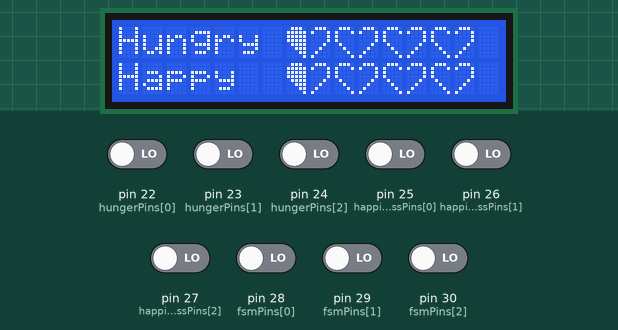
Simulated run of this sketch. Board: Arduino Mega 2560, built with avr-gcc and run on an emulated ATmega2560. Shown: 16×2 character LCD. The test bench sets the inputs (shaded band); at power-on: pin 22 (hungerPins[0]), pin 23 (hungerPins[1]), pin 24 (hungerPins[2]), pin 25 (happinessPins[0]), pin 26 (happinessPins[1]), pin 27 (happinessPins[2]), pin 28 (fsmPins[0]), pin 29 (fsmPins[1]), pin 30 (fsmPins[2]) LOW. What the sketch prints to the serial monitor is not drawn.

Above: at 1.2 s.
1.3 s: pin 28 (fsmPins[0]) driven HIGH
3.0 s: pin 30 (fsmPins[2]) driven HIGH
At 4.5 s:
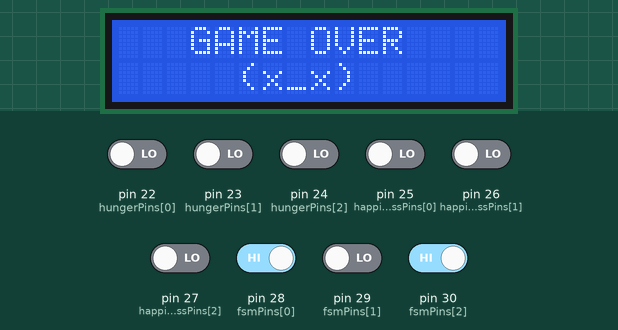
4.8 s: pin 30 (fsmPins[2]) driven LOW
At 6.2 s:
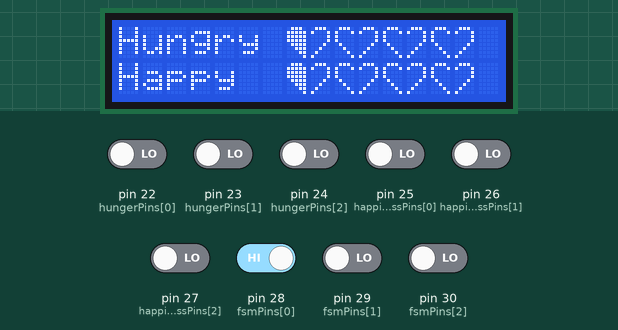
6.5 s: pin 29 (fsmPins[1]) driven HIGH
8.2 s: pin 28 (fsmPins[0]) driven LOW
Timing chart, 0 to 10.9 s (numbered marks = the images above; inputs shaded):
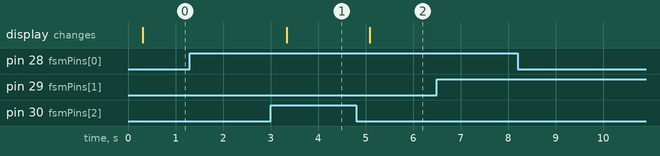

Measured:
- after the input at 1.3 s, every drawn part: stays the same
- after the input at 3.0 s, the display: changes after 0.34 s (image 1)
- after the input at 4.8 s, the display: changes after 0.28 s (image 2)
- after the input at 6.5 s, every drawn part: stays the same
- after the input at 8.2 s, every drawn part: stays the same

The sketch:

jelly_arduino.ino
```cpp
#include <LiquidCrystal.h>

// ---------------- LCD ----------------
LiquidCrystal lcd(12, 11, 5, 4, 3, 2);

// Track last state so we only redraw when needed
uint8_t lastState = 255;

// ---------------- FPGA INPUT PINS ----------------
// (Make sure these match your wiring)
const int hungerPins[3]    = {22, 23, 24};
const int happinessPins[3] = {25, 26, 27};
const int fsmPins[3]       = {28, 29, 30};

// ---------------- HEART CHARACTERS ----------------
byte emptyLeft[8] = {
  B01110,B10001,B10000,B10000,B01000,B00100,B00010,B00001
};
byte emptyRight[8] = {
  B01110,B10001,B00001,B00001,B00010,B00100,B01000,B10000
};
byte fullLeft[8] = {
  B01110,B11111,B11111,B11111,B01111,B00111,B00011,B00001
};
byte fullRight[8] = {
  B01110,B11111,B11111,B11111,B11110,B11100,B11000,B10000
};

// ---------------- STABLE 3-BIT READ ----------------
uint8_t readStable3Bits(const int pins[3])
{
  uint8_t first = 0;
  uint8_t second = 0;

  for(int i=0;i<3;i++)
    first |= digitalRead(pins[i]) << i;

  delayMicroseconds(200);

  for(int i=0;i<3;i++)
    second |= digitalRead(pins[i]) << i;

  if(first == second)
    return first;
  else
    return second;
}

// ---------------- HEART DRAWING ----------------
void printHearts(uint8_t value)
{
  uint8_t points = value + 1;

  for(int i=0;i<4;i++)
  {
    if(points >= 2){
      lcd.write(byte(2));
      lcd.write(byte(3));
      points -= 2;
    }
    else if(points == 1){
      lcd.write(byte(2));
      lcd.write(byte(1));
      points = 0;
    }
    else{
      lcd.write(byte(0));
      lcd.write(byte(1));
    }
  }
}

// ---------------- SERIAL FACE OUTPUT ----------------
void printFaceSerial(uint8_t state)
{
    String line1;
    String line2;

    switch(state)
    {
        case 0:
            line1 = "   Jelly Pet   ";
            line2 = "     (o.o)     ";
            break;
        case 1:
            line1 = "   Jelly Pet   ";
            line2 = "     (-.-)     ";
            break;
        case 2:
            line1 = "     Eating    ";
            line2 = "     (^o^)     ";
            break;
        case 3:
            line1 = "    Playing    ";
            line2 = "   \\(^u^)/     ";
            break;
        case 4:
            line1 = "     Dizzy     ";
            line2 = "     (o_0)     ";
            break;
        case 5:
            line1 = "   GAME OVER   ";
            line2 = "     (x_x)     ";
            break;
        default:
            line1 = "   Jelly Pet   ";
            line2 = "     (o.o)     ";
    }

    // Line 1 of face
    Serial.println("");
    Serial.println("");
    Serial.println("");
    Serial.println("");
    Serial.println("");
    Serial.println("");
    Serial.println("");
    Serial.println("");
    Serial.println("");
    Serial.println("");
    Serial.println("");
    Serial.println("");
    Serial.println("");
    Serial.println("");
    Serial.println("");
    Serial.println("");
    Serial.println("");
    Serial.println("");
    Serial.println("");
    Serial.println("");
    Serial.println("");
    Serial.println("");
    Serial.println("");
    Serial.println("");
    Serial.println("                                                                              "+ line1);
    // Line 2 of face
    Serial.println("                                                                              "+ line2);
    Serial.println("");
    Serial.println("");
    Serial.println("");
    Serial.println("");
    Serial.println("");
    Serial.println("");
    Serial.println("");
    Serial.println("");
    Serial.println("");
    Serial.println("");
    Serial.println("");
    Serial.println("");
    Serial.println("");
    Serial.println("");
    Serial.println("");
    Serial.println("");
    Serial.println("");
    Serial.println("");
    Serial.println("");
    Serial.println("");
    Serial.println("");
    Serial.println("");
    Serial.println("");
    Serial.println("");
    // Bottom border
}


// ---------------- SETUP ----------------
void setup()
{
  Serial.begin(9600);

  for(int i=0;i<3;i++){
    pinMode(hungerPins[i], INPUT);
    pinMode(happinessPins[i], INPUT);
    pinMode(fsmPins[i], INPUT);
  }

  lcd.begin(16,2);

  lcd.createChar(0, emptyLeft);
  lcd.createChar(1, emptyRight);
  lcd.createChar(2, fullLeft);
  lcd.createChar(3, fullRight);

  lcd.clear();
}

// ---------------- MAIN LOOP ----------------
void loop()
{
  uint8_t hunger    = readStable3Bits(hungerPins);
  uint8_t happiness = readStable3Bits(happinessPins);
  uint8_t state     = readStable3Bits(fsmPins);

  // Only redraw when state changes
  if(state != lastState)
  {
    // DEAD state (state == 5)
    if(state == 5)
    {
      // Serial output as box
      printFaceSerial(state);

      // LCD shows GAME OVER
      lcd.clear();
      lcd.setCursor(0,0);
      lcd.print("   GAME OVER   ");
      lcd.setCursor(0,1);
      lcd.print("     (x_x)     ");
    }
    else
    {
      // Serial output as box
      printFaceSerial(state);

      // LCD shows hearts normally
      lcd.clear();
      lcd.setCursor(0,0);
      lcd.print("Hungry ");
      printHearts(hunger);

      lcd.setCursor(0,1);
      lcd.print("Happy  ");
      printHearts(happiness);
    }

    lastState = state;
  }

  delay(150);
}
```
